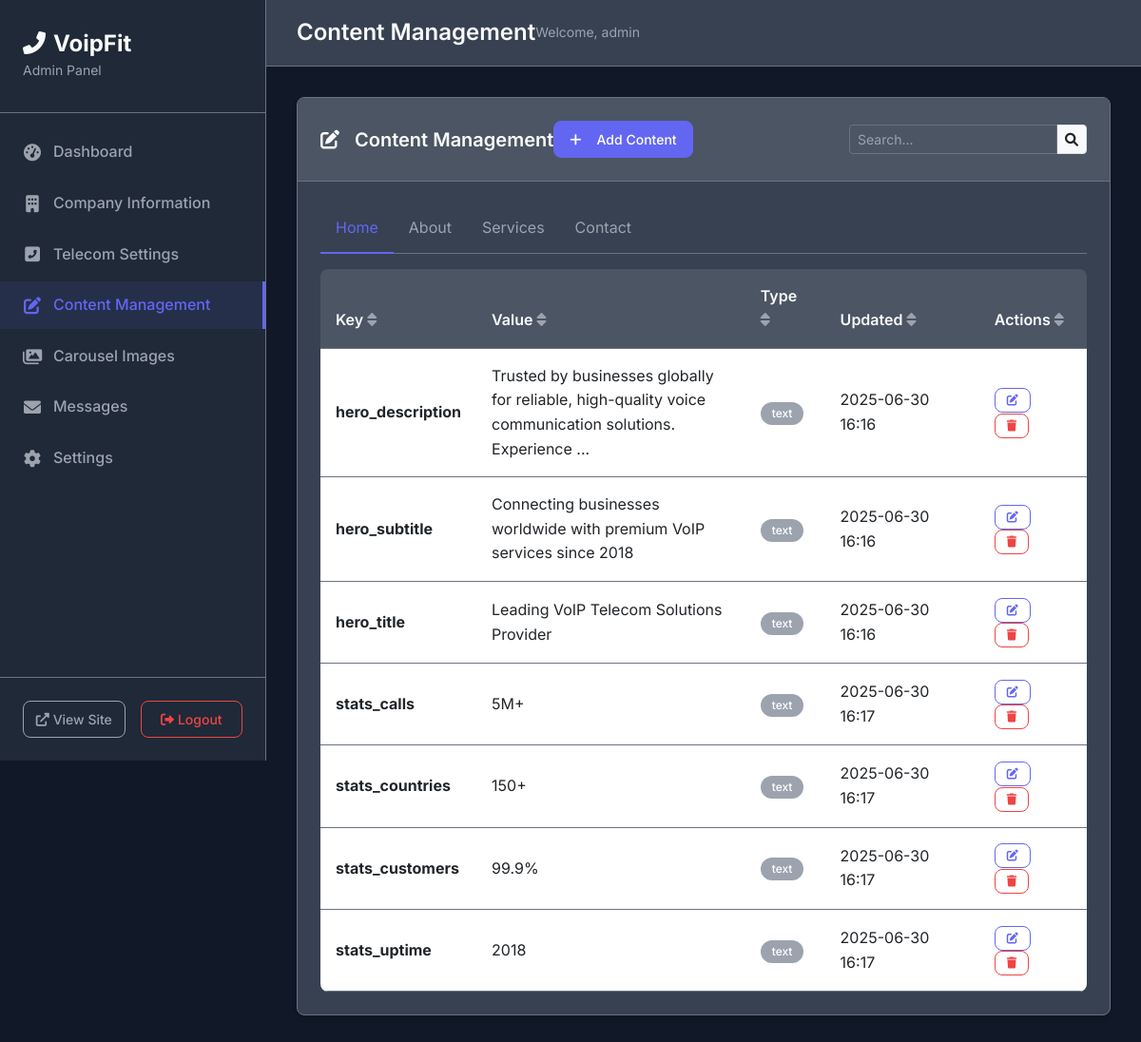
The app's page /admin/content (signed in) with its own data.
### models.py (models this page shows, shortened)
class Admin(UserMixin, db.Model):
    id = db.Column(db.Integer, primary_key=True)
    username = db.Column(db.String(80), unique=True, nullable=False)
    email = db.Column(db.String(120), unique=True, nullable=False)
    password_hash = db.Column(db.String(256), nullable=False)
    created_at = db.Column(db.DateTime, default=datetime.utcnow)

class Content(db.Model):
    id = db.Column(db.Integer, primary_key=True)
    section = db.Column(db.String(50), nullable=False)
    key = db.Column(db.String(100), nullable=False)
    value = db.Column(db.Text, nullable=False)
    content_type = db.Column(db.String(20), default='text')  # text, html, image_url
    updated_at = db.Column(db.DateTime, default=datetime.utcnow, onupdate=datetime.utcnow)
    __table_args__ = (db.UniqueConstraint('section', 'key', name='_section_key_uc'),)

### admin_routes.py (the view)
@admin_bp.route('/content')
@admin_bp.route('/content/<section>')
@login_required
def content(section='home'):
    sections = ['home', 'about', 'services', 'contact']
    content_items = Content.query.filter_by(section=section).all()
    return render_template('admin/content.html', content_items=content_items, section=section, sections=sections)

### templates/admin/content.html (shortened to what this page needs)
{% extends "admin/base.html" %}
{% block page_title %}Content Management{% endblock %}
{% block content %}
<div class="row mb-4">
    <div class="col-lg-12">
        <div class="admin-card">
            <div class="card-header d-flex justify-content-between align-items-center">
                <h4><i class="fas fa-edit me-2"></i>Content Management</h4>
                <button class="btn btn-primary" data-bs-toggle="modal" data-bs-target="#addContentModal">
                    <i class="fas fa-plus me-2"></i>Add Content
                </button>
            </div>
            <div class="card-body">
                <ul class="nav nav-tabs mb-3">
                    {% for sec in sections %}
                    <li class="nav-item">
                        <a class="nav-link {% if sec == section %}active{% endif %}"
                           href="{{ url_for('admin.content', section=sec) }}">
                            {{ sec.title() }}
                        </a>
                    </li>
                    {% endfor %}
                </ul>
                {% if content_items %}
                    <div class="table-responsive">
                        <table class="table table-hover">
                            <thead>
                                <tr>
                                    <th>Key</th>
                                    <th>Value</th>
                                    <th>Type</th>
                                    <th>Updated</th>
                                    <th>Actions</th>
                                </tr>
                            </thead>
                            <tbody>
                                {% for item in content_items %}
                                <tr>
                                    <td><strong>{{ item.key }}</strong></td>
                                    <td class="content-preview">
                                        {{ item.value[:100] }}{% if item.value|length > 100 %}...{% endif %}
                                    </td>
                                    <td>
                                        <span class="badge bg-secondary">{{ item.content_type }}</span>
                                    </td>
                                    <td>{{ item.updated_at.strftime('%Y-%m-%d %H:%M') }}</td>
                                    <td>
                                        <button class="btn btn-sm btn-outline-primary me-1"
                                                onclick="editContent('{{ item.section }}', '{{ item.key }}', `{{ item.value }}`, '{{ item.content_type }}')">
                                            <i class="fas fa-edit"></i>
                                        </button>
                                        <a href="{{ url_for('admin.delete_content', content_id=item.id) }}"
                                           class="btn btn-sm btn-outline-danger"
                                           onclick="return confirm('Are you sure you want to delete this content?')">
                                            <i class="fas fa-trash"></i>
                                        </a>
                                    </td>
                                </tr>
                                {% endfor %}
                            </tbody>
                        </table>
                    </div>
                {% else %}
                    <p class="text-muted">No content items found for this section.</p>
                {% endif %}
            </div>
        </div>
    </div>
</div>
{% endblock %}

### templates/admin/base.html (shortened to what this page needs)
<!DOCTYPE html>
<html lang="en">
<head>
    <link href="https://cdn.jsdelivr.net/npm/bootstrap@5.3.0/dist/css/bootstrap.min.css" rel="stylesheet">
    <link rel="stylesheet" href="https://cdnjs.cloudflare.com/ajax/libs/font-awesome/6.0.0/css/all.min.css">
    <link rel="stylesheet" href="{{ url_for('static', filename='css/admin.css') }}">
</head>
<body class="admin-body">
    {% if current_user.is_authenticated %}
    <nav class="sidebar">
        <div class="sidebar-header">
            <h4><i class="fas fa-phone-alt me-2"></i>VoipFit</h4>
            <span class="sidebar-subtitle">Admin Panel</span>
        </div>
        <ul class="sidebar-nav">
            <li class="nav-item">
                <a href="{{ url_for('admin.dashboard') }}" class="nav-link {% if request.endpoint == 'admin.dashboard' %}active{% endif %}">
                    <i class="fas fa-tachometer-alt"></i>
                    <span>Dashboard</span>
                </a>
            </li>
            <li class="nav-item">
                <a href="{{ url_for('admin.company_info') }}" class="nav-link {% if request.endpoint == 'admin.company_info' %}active{% endif %}">
                    <i class="fas fa-building"></i>
                    <span>Company Information</span>
                </a>
            </li>
            <li class="nav-item">
                <a href="{{ url_for('admin.telecom_settings') }}" class="nav-link {% if request.endpoint == 'admin.telecom_settings' %}active{% endif %}">
                    <i class="fas fa-phone-square-alt"></i>
                    <span>Telecom Settings</span>
                </a>
            </li>
            <li class="nav-item">
                <a href="{{ url_for('admin.content') }}" class="nav-link {% if request.endpoint == 'admin.content' %}active{% endif %}">
                    <i class="fas fa-edit"></i>
                    <span>Content Management</span>
                </a>
            </li>
            <li class="nav-item">
                <a href="{{ url_for('admin.images') }}" class="nav-link {% if request.endpoint == 'admin.images' %}active{% endif %}">
                    <i class="fas fa-images"></i>
                    <span>Carousel Images</span>
                </a>
            </li>
            <li class="nav-item">
                <a href="{{ url_for('admin.messages') }}" class="nav-link {% if request.endpoint == 'admin.messages' %}active{% endif %}">
                    <i class="fas fa-envelope"></i>
                    <span>Messages</span>
                </a>
            </li>
            <li class="nav-item">
                <a href="{{ url_for('admin.settings') }}" class="nav-link {% if request.endpoint == 'admin.settings' %}active{% endif %}">
                    <i class="fas fa-cog"></i>
                    <span>Settings</span>
                </a>
            </li>
        </ul>
        <div class="sidebar-footer">
            <a href="{{ url_for('main.index') }}" class="btn btn-outline-light btn-sm me-2" target="_blank">
                <i class="fas fa-external-link-alt"></i> View Site
            </a>
            <a href="{{ url_for('admin.logout') }}" class="btn btn-outline-danger btn-sm">
                <i class="fas fa-sign-out-alt"></i> Logout
            </a>
        </div>
    </nav>
    <div class="main-content">
        <div class="top-bar">
            <div class="d-flex justify-content-between align-items-center">
                <h2 class="page-title">{% block page_title %}Dashboard{% endblock %}</h2>
                <div class="user-info">
                    <span class="user-name">Welcome, {{ current_user.username }}</span>
                </div>
            </div>
        </div>
        <main class="content-area">
            {% block content %}{% endblock %}
        </main>
    </div>
    {% else %}
    <main>
        {% block login_content %}{% endblock %}
    </main>
    {% endif %}
</body>
</html>

### records on screen
Admin: username "admin"
Content: key "hero_description", value "Trusted by businesses globally for reliable, high-quality voice communication solutions. Experience", content_type "text", updated_at "2025-06-30 16:16"
Content: key "hero_subtitle", value "Connecting businesses worldwide with premium VoIP services since 2018", content_type "text", updated_at "2025-06-30 16:16"
Content: key "hero_title", value "Leading VoIP Telecom Solutions Provider", content_type "text", updated_at "2025-06-30 16:16"
Content: key "stats_calls", value "5M+", content_type "text", updated_at "2025-06-30 16:17"
Content: key "stats_countries", value "150+", content_type "text", updated_at "2025-06-30 16:17"
Content: key "stats_customers", value "99.9%", content_type "text", updated_at "2025-06-30 16:17"
Content: key "stats_uptime", value "2018", content_type "text", updated_at "2025-06-30 16:17"

### other values on screen
{{ sec.title() }} "Home" "About" "Services" "Contact"
